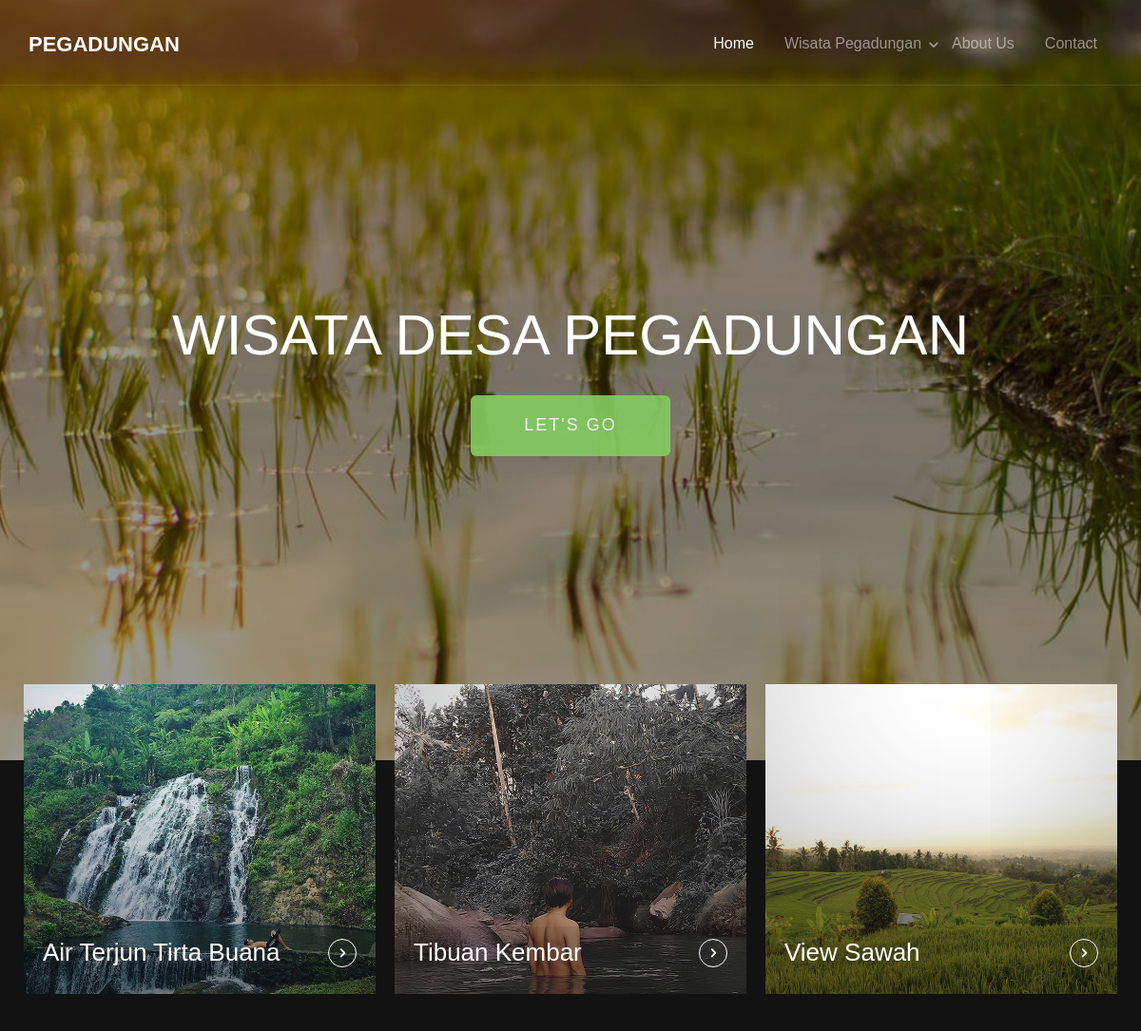
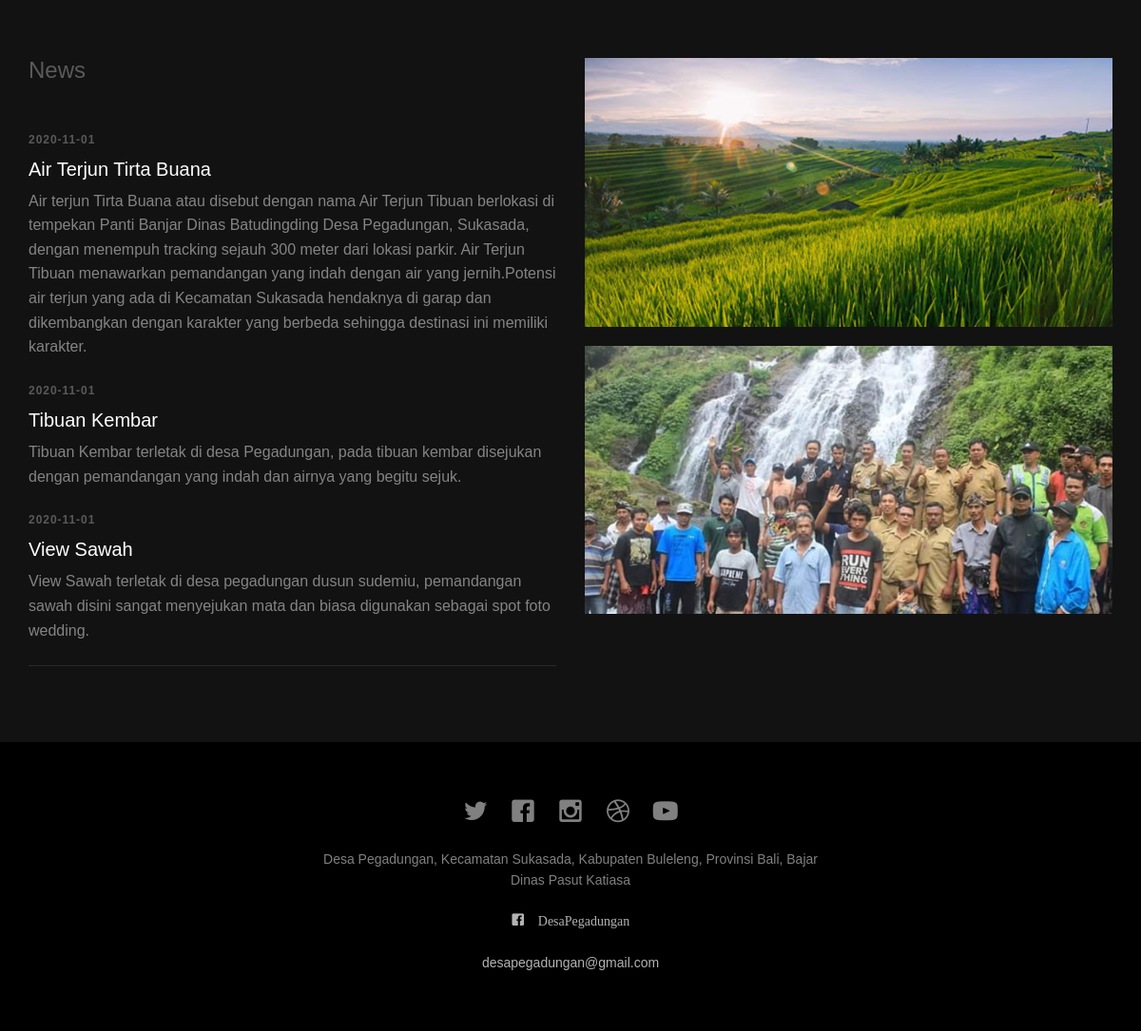
Screenshot of /index.php/frontend with the database file from the repository (2 pictures, top to bottom).
### tables this page shows
CREATE TABLE `tb_wisata` (
  `id_wisata` int(20) NOT NULL,
  `nama_wisata` varchar(25) NOT NULL,
  `informasi_wisata` varchar(500) NOT NULL,
  `harga_tiket` int(20) NOT NULL,
  `tgl_informasi` date NOT NULL,
  `jam_buka` time(6) NOT NULL,
  `jam_tutup` time(6) NOT NULL,
  `foto` varchar(30) NOT NULL
);

### application/controllers/Frontend.php (called while the page is built, shortened)
<?php
class Frontend extends CI_Controller{
    function __construct()
    { parent :: __construct();
        $this->load->model('M_frontend');
        $this->load->helper('url_helper');
    }
    function index(){
            $data['title']="Tampilan Beranda";
            $data['meta']="Dhama Putra";
            $data['beranda']="beranda";
            $data['tb_wisata'] = $this->M_frontend->beranda();
            $data['sidebar']="sidebar";
        $this->load->view('template',$data);
    }
}?>

### index.php (called while the page is built, shortened)
<?php
require_once BASEPATH.'core/CodeIgniter.php';

### application/models/M_frontend.php (called while the page is built, shortened)
<?php
class M_frontend extends CI_Model{
    function beranda(){
        $data=$this->db->get('tb_wisata')->result();
        return $data;
    }
}?>

### application/views/template.php (the view, shortened to what this page needs)
<!DOCTYPE html>
 <html class="no-js">
	<head>
	<link rel="stylesheet" href="<?=base_url();?>assets/css/animate.css">
	<link rel="stylesheet" href="<?=base_url();?>assets/css/icomoon.css">
	<link rel="stylesheet" href="<?=base_url();?>assets/css/bootstrap.css">
	<link rel="stylesheet" href="<?=base_url();?>assets/css/superfish.css">
	<link rel="stylesheet" href="<?=base_url();?>assets/css/style.css">
	</head>
	<body>
		<div id="fh5co-wrapper">
		<div id="fh5co-page">
		<div id="fh5co-header">
			<header id="fh5co-header-section">
				<div class="container">
					<div class="nav-header">
						<h1 id="fh5co-logo"><a href="<?=base_url();?>assets/index.html">Pegadungan</a></h1>
						<nav id="fh5co-menu-wrap" role="navigation">
							<ul class="sf-menu" id="fh5co-primary-menu">
								<li class="active">
								<a href="<?php echo base_url().'index.php/frontend'?>">Home</a>
								</li>
								<li>
									<a href="">Wisata Pegadungan</a>
								</li>
								<li>
									<a href="" class="fh5co-sub-ddown">About Us</a>
								<li><a href="">Contact</a></li>
							</ul>
						</nav>
					</div>
				</div>
			</header>
		</div>
		<div class="fh5co-hero">
			<div class="fh5co-overlay"></div>
			<div class="fh5co-cover text-center" data-stellar-background-ratio="0.5" style="background-image: url(<?php echo base_url("assets/images/cover_bg_1.jpg");?>);">
				<div class="desc animate-box">
					<h2>Wisata Desa Pegadungan</h2>
					<span><a class="btn btn-primary btn-lg" href="<?=base_url();?>assets/#">let's go</a></span>
				</div>
			</div>
		</div>
		<div class="fh5co-listing">
			<div class="container">
				<div class="row">
					<div class="col-md-4 col-sm-4 fh5co-item-wrap">
						<a class="fh5co-listing-item">
							<img src="<?=base_url();?>assets/images/img-1.jpg" alt="Free HTML5 Bootstrap Template by FreeHTML5.co" class="img-responsive">
							<div class="fh5co-listing-copy">
								<h2>Air Terjun Tirta Buana</h2>
								<span class="icon">
									<i class="icon-chevron-right"></i>
								</span>
							</div>
						</a>
					</div>
					<div class="col-md-4 col-sm-4 fh5co-item-wrap">
						<a class="fh5co-listing-item">
							<img src="<?=base_url();?>assets/images/img-2.jpg" alt="Free HTML5 Bootstrap Template by FreeHTML5.co" class="img-responsive">
							<div class="fh5co-listing-copy">
								<h2>Tibuan Kembar</h2>
								<span class="icon">
									<i class="icon-chevron-right"></i>
								</span>
							</div>
						</a>
					</div>
					<div class="col-md-4 col-sm-4 fh5co-item-wrap">
						<a class="fh5co-listing-item">
							<img src="<?=base_url();?>assets/images/img-3.jpg" alt="Free HTML5 Bootstrap Template by FreeHTML5.co" class="img-responsive">
							<div class="fh5co-listing-copy">
								<h2>View Sawah</h2>
								<span class="icon">
									<i class="icon-chevron-right"></i>
								</span>
							</div>
						</a>
					</div>
				</div>
			</div>
		</div>
		<div class="fh5co-section">
			<div class="container">
				<div class="row">
					<div class="col-md-6 fh5co-news">
						<h3>News</h3>
						<ul>
							<li>
								<a href="">
								<?php foreach($tb_wisata as $val){?>
									<span class="fh5co-date"><?=$val->tgl_informasi;?></span>
									<h3><?=$val->nama_wisata;?></h3>
									<p><?=$val->informasi_wisata;?></p>
									<?php } ?>
								</a>
							</li>
						</ul>
					</div>
					<div class="col-md-6 fh5co-testimonial">
						<img src="<?=base_url();?>assets/images/cover_bg_2.jpg" alt="Free HTML5 Bootstrap Template by FreeHTML5.co" class="img-responsive mb20">
						<img src="<?=base_url();?>assets/images/cover_bg_3.jpg" alt="Free HTML5 Bootstrap Template by FreeHTML5.co" class="img-responsive">
					</div>
				</div>
			</div>
		</div>
		<footer>
			<div id="footer">
				<div class="container">
					<div class="row">
						<div class="col-md-6 col-md-offset-3 text-center">
							<p class="fh5co-social-icons">
								<a href="<?=base_url();?>assets/#"><i class="icon-twitter2"></i></a>
								<a href="<?=base_url();?>assets/#"><i class="icon-facebook2"></i></a>
								<a href="<?=base_url();?>assets/#"><i class="icon-instagram"></i></a>
								<a href="<?=base_url();?>assets/#"><i class="icon-dribbble2"></i></a>
								<a href="<?=base_url();?>assets/#"><i class="icon-youtube"></i></a>
							</p>
							<p><a href="https://www.google.co.id/maps/place/Kantor+Desa+Pegadungan/@-8.1543724,115.1345871,17z/data=!3m1!4b1!4m5!3m4!1s0x2dd190342e6124f1:0xbcfe933cca1bcac4!8m2!3d-8.1543777!4d115.1367758?hl=id"> Desa Pegadungan, Kecamatan Sukasada, Kabupaten Buleleng, Provinsi Bali, Bajar Dinas Pasut Katiasa </a></p>
							<p><i class="icon-facebook2">&nbsp; DesaPegadungan</i></p>
							<p>desapegadungan@gmail.com</p>
						</div>
					</div>
				</div>
			</div>
		</footer>
	</div>
	</div>
	</body>
</html>

### assets/css/icomoon.css (style rules this page uses)
[class^="icon-"], [class*=" icon-"] { font-family: 'icomoon' !important; speak: none; font-style: normal; font-weight: normal; font-variant: normal; text-transform: none; line-height: 1; -webkit-font-smoothing: antialiased; -moz-osx-font-smoothing: grayscale; }
.icon-chevron-right:before { content: "\e924"; }
.icon-dribbble2:before { content: "\ea66"; }
.icon-facebook2:before { content: "\ea68"; }
.icon-instagram:before { content: "\ea70"; }
.icon-twitter2:before { content: "\ea7d"; }
.icon-youtube:before { content: "\ea81"; }

### assets/css/superfish.css (style rules this page uses)
.sf-menu, .sf-menu * { margin: 0; padding: 0; list-style: none; }
.sf-menu li { position: relative; }
.sf-menu > li { float: left; }
.sf-menu a { display: block; position: relative; }
.sf-menu { float: left; margin-bottom: 1em; }
.sf-menu a { border-left: 1px solid #fff; border-top: 1px solid #dFeEFF; border-top: 1px solid rgba(255,255,255,.5); padding: .75em 1em; text-decoration: none; zoom: 1; }
.sf-menu a { color: #13a; }
.sf-menu li { background: #BDD2FF; white-space: nowrap; *white-space: normal; -webkit-transition: background .2s; transition: background .2s; }
.sf-arrows .sf-with-ul { padding-right: 2.5em; *padding-right: 1em; }
.sf-arrows .sf-with-ul:after { content: ''; position: absolute; top: 50%; right: 1em; margin-top: -3px; height: 0; width: 0; border: 5px solid transparent; border-top-color: #dFeEFF; border-top-color: rgba(255,255,255,.5); }

### rows the page displays
tb_wisata: tgl_informasi "2020-11-01", nama_wisata "Air Terjun Tirta Buana", informasi_wisata "Air terjun Tirta Buana atau disebut dengan nama Air Terjun Tibuan berlokasi di tempekan Panti Banjar Dinas Batudingding Desa Pegadungan, Sukasada, dengan menempuh tracking sejauh 300 meter dari lokasi parkir. Air Terjun Tibuan menawarkan pemandangan yang indah dengan air yang jernih.Potensi air terjun yang ada di Kecamatan Sukasada hendaknya di garap dan dikembangkan dengan karakter yang berbeda sehingga destinasi ini memiliki karakter."
tb_wisata: tgl_informasi "2020-11-01", nama_wisata "Tibuan Kembar", informasi_wisata "Tibuan Kembar terletak di desa Pegadungan, pada tibuan kembar disejukan dengan pemandangan yang indah dan airnya yang begitu sejuk."
tb_wisata: tgl_informasi "2020-11-01", nama_wisata "View Sawah", informasi_wisata "View Sawah terletak di desa pegadungan dusun sudemiu, pemandangan sawah disini sangat menyejukan mata dan biasa digunakan sebagai spot foto wedding."
